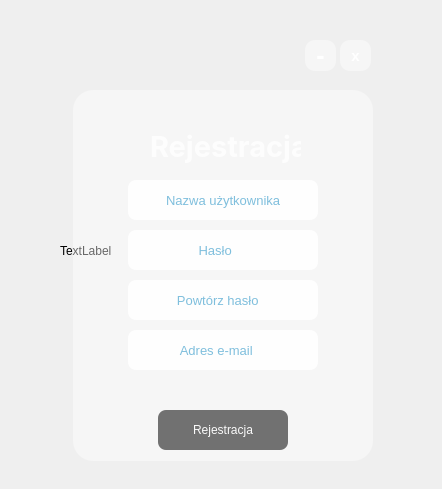
<?xml version="1.0" encoding="UTF-8"?>
<ui version="4.0">
 <class>Form2</class>
 <widget class="QWidget" name="Form2">
  <property name="geometry">
   <rect>
    <x>0</x>
    <y>0</y>
    <width>442</width>
    <height>489</height>
   </rect>
  </property>
  <property name="windowTitle">
   <string>Form</string>
  </property>
  <widget class="QWidget" name="widget2" native="true">
   <property name="geometry">
    <rect>
     <x>40</x>
     <y>20</y>
     <width>370</width>
     <height>461</height>
    </rect>
   </property>
   <property name="styleSheet">
    <string notr="true">QPushButton#logbtn{
	background-color: qlineargradient(spread:pad, x1:0, y1:0.505682, x2:1, y2:0.477, stop:0 rgba(0, 0, 0, 138), stop:1 rgba(0, 0, 0, 138));
	color:rgba(0, 136, 255, 215);
	border-radius:5px;
}
QPushButton#logbtn:hover{
	background-color: qlineargradient(spread:pad, x1:0, y1:0.505682, x2:1, y2:0.477, stop:0 rgba(0, 87, 128, 1), stop:1 rgba(0, 87, 128, 1));
}
QPushButton#logbtn:pressed{
	padding-left:5px;
	padding-top:5px;
	background-color:rgba(0, 125, 186, 1);
}



QPushButton#regbtn{
	background-color: qlineargradient(spread:pad, x1:0, y1:0.505682, x2:1, y2:0.477, stop:0 rgba(0, 0, 0, 138), stop:1 rgba(0, 0, 0, 138));
	color:rgba(0, 136, 255, 215);
	border-radius:8px;
}
QPushButton#regbtn:hover{
	background-color: qlineargradient(spread:pad, x1:0, y1:0.505682, x2:1, y2:0.477, stop:0 rgba(0, 87, 128, 1), stop:1 rgba(0, 87, 128, 1));
}
QPushButton#regbtn:pressed{
	padding-left:5px;
	padding-top:5px;
	background-color:rgba(0, 125, 186, 1);
}


QPushButton#recoverybtn{
color:rgba(255, 255, 255, 104);
	border-radius:8px;
}
QPushButton#recoverybtn:pressed{
	padding-left:1px;
	padding-top:1px;
}


QPushButton#closebtn{
	background-color: qlineargradient(spread:pad, x1:0, y1:0.505682, x2:1, y2:0.477, stop:0 rgba(255, 255, 255, 104), stop:1 rgba(255, 255, 255, 104));
	color:rgba(255, 255, 255, 1);
	border-radius:10px;
}
QPushButton#closebtn:hover{
	background-color: qlineargradient(spread:pad, x1:0, y1:0.505682, x2:1, y2:0.477, stop:0 rgba(255, 92, 92, 1), stop:1 rgba(255, 92, 92, 1));
}
QPushButton#closebtn:pressed{
	padding-left:5px;
	padding-top:5px;
	background-color:rgba(237, 41, 57, 1);
}


QPushButton#minbtn{
	background-color: qlineargradient(spread:pad, x1:0, y1:0.505682, x2:1, y2:0.477, stop:0 rgba(255, 255, 255, 104), stop:1 rgba(255, 255, 255, 104));
	color:rgba(255, 255, 255, 1);
	border-radius:10px;
}
QPushButton#minbtn:hover{
	background-color: qlineargradient(spread:pad, x1:0, y1:0.505682, x2:1, y2:0.477, stop:0 rgba(115, 194, 251, 1), stop:1 rgba(115, 194, 251, 1));
}
QPushButton#minbtn:pressed{
	padding-left:5px;
	padding-top:5px;
	background-color:rgba(2, 105, 164, 1);
}</string>
   </property>
   <widget class="QLabel" name="reglbl">
    <property name="geometry">
     <rect>
      <x>20</x>
      <y>10</y>
      <width>331</width>
      <height>441</height>
     </rect>
    </property>
    <property name="styleSheet">
     <string notr="true">border-image: url(:/images/gears.png);
border-radius:20px;</string>
    </property>
    <property name="text">
     <string>TextLabel</string>
    </property>
   </widget>
   <widget class="QLabel" name="lbl2">
    <property name="geometry">
     <rect>
      <x>33</x>
      <y>70</y>
      <width>300</width>
      <height>371</height>
     </rect>
    </property>
    <property name="font">
     <font>
      <family>SF Pro Display</family>
     </font>
    </property>
    <property name="styleSheet">
     <string notr="true">background-color: qlineargradient(spread:pad, x1:0, y1:0, x2:1, y2:1, stop:0 rgba(255, 255, 255, 104));
border-radius:20px;</string>
    </property>
    <property name="text">
     <string/>
    </property>
   </widget>
   <widget class="QLabel" name="lbl3">
    <property name="geometry">
     <rect>
      <x>110</x>
      <y>100</y>
      <width>151</width>
      <height>51</height>
     </rect>
    </property>
    <property name="font">
     <font>
      <family>SF Pro Display</family>
      <pointsize>22</pointsize>
      <weight>75</weight>
      <bold>true</bold>
     </font>
    </property>
    <property name="styleSheet">
     <string notr="true">color:rgba(255, 255, 255, 210);</string>
    </property>
    <property name="text">
     <string>Rejestracja</string>
    </property>
   </widget>
   <widget class="QLineEdit" name="lineEdit">
    <property name="geometry">
     <rect>
      <x>88</x>
      <y>160</y>
      <width>190</width>
      <height>40</height>
     </rect>
    </property>
    <property name="font">
     <font>
      <family>MS Shell Dlg 2</family>
      <pointsize>10</pointsize>
      <weight>50</weight>
      <bold>false</bold>
     </font>
    </property>
    <property name="styleSheet">
     <string notr="true">background-color: qlineargradient(spread:pad, x1:0, y1:0, x2:1, y2:1, stop:0 rgba(255, 255, 255, 219));
color: rgb(0, 128, 188);
border-radius:8px;</string>
    </property>
    <property name="placeholderText">
     <string>          Nazwa użytkownika</string>
    </property>
   </widget>
   <widget class="QLineEdit" name="lineEdit2">
    <property name="geometry">
     <rect>
      <x>88</x>
      <y>210</y>
      <width>190</width>
      <height>40</height>
     </rect>
    </property>
    <property name="font">
     <font>
      <family>MS Shell Dlg 2</family>
      <pointsize>10</pointsize>
      <weight>50</weight>
      <bold>false</bold>
     </font>
    </property>
    <property name="styleSheet">
     <string notr="true">background-color: qlineargradient(spread:pad, x1:0, y1:0, x2:1, y2:1, stop:0 rgba(255, 255, 255, 219));
color: rgb(0, 128, 188);
border-radius:8px;</string>
    </property>
    <property name="echoMode">
     <enum>QLineEdit::Normal</enum>
    </property>
    <property name="placeholderText">
     <string>                   Hasło</string>
    </property>
   </widget>
   <widget class="QPushButton" name="regbtn">
    <property name="geometry">
     <rect>
      <x>118</x>
      <y>390</y>
      <width>130</width>
      <height>40</height>
     </rect>
    </property>
    <property name="styleSheet">
     <string notr="true">color: rgba(250, 250, 250, 1);</string>
    </property>
    <property name="text">
     <string>Rejestracja</string>
    </property>
   </widget>
   <widget class="QPushButton" name="closebtn">
    <property name="geometry">
     <rect>
      <x>300</x>
      <y>20</y>
      <width>31</width>
      <height>31</height>
     </rect>
    </property>
    <property name="font">
     <font>
      <pointsize>11</pointsize>
      <weight>75</weight>
      <bold>true</bold>
     </font>
    </property>
    <property name="text">
     <string>x</string>
    </property>
   </widget>
   <widget class="QPushButton" name="minbtn">
    <property name="geometry">
     <rect>
      <x>265</x>
      <y>20</y>
      <width>31</width>
      <height>31</height>
     </rect>
    </property>
    <property name="font">
     <font>
      <pointsize>19</pointsize>
      <weight>75</weight>
      <bold>true</bold>
     </font>
    </property>
    <property name="text">
     <string>-</string>
    </property>
   </widget>
   <widget class="QLabel" name="warnlbl">
    <property name="geometry">
     <rect>
      <x>80</x>
      <y>360</y>
      <width>211</width>
      <height>20</height>
     </rect>
    </property>
    <property name="font">
     <font>
      <family>SF Pro Text</family>
      <pointsize>12</pointsize>
      <weight>75</weight>
      <bold>true</bold>
     </font>
    </property>
    <property name="styleSheet">
     <string notr="true">color: rgb(255, 129, 129);</string>
    </property>
    <property name="text">
     <string/>
    </property>
   </widget>
   <widget class="QLineEdit" name="lineEdit3">
    <property name="geometry">
     <rect>
      <x>88</x>
      <y>260</y>
      <width>190</width>
      <height>40</height>
     </rect>
    </property>
    <property name="font">
     <font>
      <family>MS Shell Dlg 2</family>
      <pointsize>10</pointsize>
      <weight>50</weight>
      <bold>false</bold>
     </font>
    </property>
    <property name="styleSheet">
     <string notr="true">background-color: qlineargradient(spread:pad, x1:0, y1:0, x2:1, y2:1, stop:0 rgba(255, 255, 255, 219));
color: rgb(0, 128, 188);
border-radius:8px;</string>
    </property>
    <property name="text">
     <string/>
    </property>
    <property name="echoMode">
     <enum>QLineEdit::Normal</enum>
    </property>
    <property name="placeholderText">
     <string>             Powtórz hasło</string>
    </property>
   </widget>
   <widget class="QLineEdit" name="lineEdit4">
    <property name="geometry">
     <rect>
      <x>88</x>
      <y>310</y>
      <width>190</width>
      <height>40</height>
     </rect>
    </property>
    <property name="font">
     <font>
      <family>MS Shell Dlg 2</family>
      <pointsize>10</pointsize>
      <weight>50</weight>
      <bold>false</bold>
     </font>
    </property>
    <property name="styleSheet">
     <string notr="true">background-color: qlineargradient(spread:pad, x1:0, y1:0, x2:1, y2:1, stop:0 rgba(255, 255, 255, 219));
color: rgb(0, 128, 188);
border-radius:8px;</string>
    </property>
    <property name="echoMode">
     <enum>QLineEdit::Normal</enum>
    </property>
    <property name="placeholderText">
     <string>              Adres e-mail</string>
    </property>
   </widget>
  </widget>
 </widget>
 <resources>
  <include location="res.qrc"/>
 </resources>
 <connections/>
</ui>
